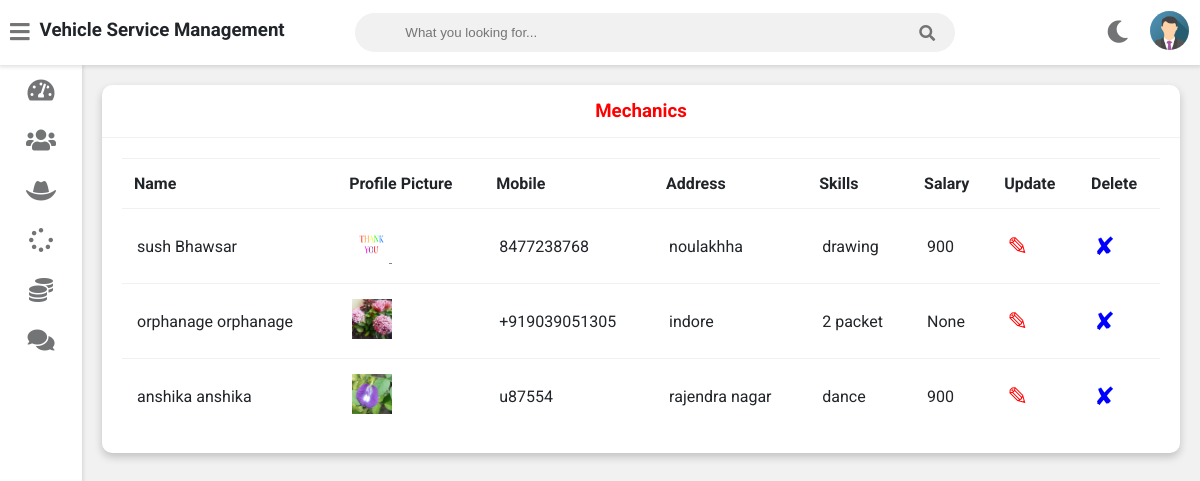
The page /admin-view-mechanic (signed in) on the database its author committed.
### foodapp/models.py (models this page shows, shortened)
class Mechanic(models.Model):
    user=models.OneToOneField(User,on_delete=models.CASCADE)
    profile_pic= models.ImageField(upload_to='profile_pic/MechanicProfilePic/',null=True,blank=True)
    address = models.CharField(max_length=40)
    mobile = models.CharField(max_length=20,null=False)
    skill = models.CharField(max_length=500,null=True)
    salary=models.PositiveIntegerField(null=True)
    status=models.BooleanField(default=False)
    @property
    def get_name(self):
        return self.user.first_name+" "+self.user.last_name

### foodapp/views.py (the view)
# urls.py: path('admin-view-mechanic',views.admin_view_mechanic_view,name='admin-view-mechanic'),
@login_required(login_url='adminlogin')
def admin_view_mechanic_view(request):
    mechanics=models.Mechanic.objects.all()
    return render(request,'vehicle/admin_view_mechanic.html',{'mechanics':mechanics})

### templates/vehicle/admin_view_mechanic.html
{% extends 'vehicle/adminbase.html' %}
{% block content %}
{% load static %}
	<div class="wrapper">
		<div class="row">
			<div class="col-12 col-m-12 col-sm-12">
				<div class="card">
					<div class="card-header">
						<h3 style="color:red; text-align:center" >Mechanics
						</h3>
					</div>
					<div class="card-content">
						<table>
							<thead>
                <tr>
                  <th>Name</th>
                  <th>Profile Picture</th>
                  <th>Mobile</th>
                  <th>Address</th>
                  <th>Skills</th>
                  <th>Salary</th>
                  <th>Update</th>
                  <th>Delete</th>
                </tr>
							</thead>
							<tbody>
              {% for m in mechanics %}
                <tr>
                  <td> {{m.get_name}}</td>
                  <td> <img src="{% static m.profile_pic.url %}" alt="Profile Pic" height="40px" width="40px" /></td>
                  <td>{{m.mobile}}</td>
                  <td>{{m.address}}</td>
                  <td>{{m.skill}}</td>
                  <td>{{m.salary}}</td>
                  <td><a  style="color:red; text-decoration:none;font-size:25px;" href="{% url 'update-mechanic' m.id  %}">&#9998;</a></td>
                  <td><a style="color:blue; text-decoration:none;font-size:25px;"href="{% url 'delete-mechanic' m.id  %}">&#10008;</a></td>
                </tr>
                {% endfor %}
							</tbody>
						</table>
					</div>
				</div>
			</div>
		</div>
<br><br><br><br><br><br><br><br><br><br><br><br><br><br><br><br>
	</div>
{% endblock content %}

### templates/vehicle/adminbase.html (shortened to what this page needs)
<!DOCTYPE html>
{% load static %}
<html>
<head>
	<link rel="stylesheet" type="text/css" href="https://cdnjs.cloudflare.com/ajax/libs/Chart.js/2.9.3/Chart.min.css">
	<link rel="stylesheet" type="text/css" href="{% static "fontawesome-free/css/all.min.css" %}">
	<link rel="stylesheet" type="text/css" href="{% static "style.css" %}">
</head>
<body class="overlay-scrollbar">
	<div class="navbar">
		<ul class="navbar-nav">
			<li class="nav-item">
				<a class="nav-link">
					<i class="fas fa-bars" onclick="collapseSidebar()"></i>
				</a>
			</li>
			<li class="nav-item">
				<h3>Vehicle Service Management</h3>
			</li>
		</ul>
		<form class="navbar-search">
			<input type="text" name="Search" class="navbar-search-input" placeholder="What you looking for...">
			<i class="fas fa-search"></i>
		</form>
		<ul class="navbar-nav nav-right">
			<li class="nav-item mode">
				<a class="nav-link" href="#" onclick="switchTheme()">
					<i class="fas fa-moon dark-icon"></i>
				</a>
			</li>
			<li class="nav-item avt-wrapper">
				<div class="avt dropdown">
					<img src="{% static "images/admin.png" %} " alt="User image" class="dropdown-toggle" data-toggle="user-menu">
				</div>
			</li>
		</ul>
	</div>
	<div class="sidebar">
		<ul class="sidebar-nav">
			<li class="sidebar-nav-item">
				<a href="/admin-dashboard" class="sidebar-nav-link">
					<div>
						<i class="fas fa-tachometer-alt"></i>
					</div>
				</a>
			</li>
			<li class="sidebar-nav-item">
				<a href="/admin-customer" class="sidebar-nav-link">
					<div>
						<i class="fas fa-users"></i>
					</div>
				</a>
			</li>
			<li  class="sidebar-nav-item">
				<a href="/admin-mechanic" class="sidebar-nav-link">
					<div>
					<i class="fas fa-hat-cowboy"></i>
					</div>
				</a>
			</li>
			<li  class="sidebar-nav-item">
				<a href="/admin-request" class="sidebar-nav-link">
					<div>
						<i class="fas fa-spinner"></i>
					</div>
				</a>
			</li>
			<li  class="sidebar-nav-item">
				<a href="/admin-report" class="sidebar-nav-link">
					<div>
						<i class="fas fa-coins"></i>
					</div>
				</a>
			</li>
			<li  class="sidebar-nav-item">
				<a href="/admin-feedback" class="sidebar-nav-link">
					<div>
					<i class="fas fa-comments"></i>
					</div>
				</a>
			</li>
		</ul>
	</div>
<div>
	<div class="content">
		{% block content %}
		{% endblock content %}
	</div>
</div>
</body>
</html>

### static/style.css (style rules this page uses)
:root { --primary-color: #4834d4; --success-color: #6ab04c; --warning-color: #f0932b; --danger-color: #eb4d4b; --light-color: #212529; --light-second-color: #727475; --light-background: #ffffff; --light-second-background: #f1f1f1; --dark-color: #909090; --dark-second-color: #f5f6fa; --dark-background: #23242D; --dark-second-background: #181818; }
.light { --main-bg-color: var(--light-background); --second-bg-color: var(--light-second-background); --main-color: var(--light-color); --second-color: var(--light-second-color); }
* { box-sizing: border-box; }
body { font-family: 'Roboto', sans-serif; background: var(--main-bg-color); color: var(--main-color); margin: 0; }
.navbar { display: flex; flex-direction: row; background: var(--main-bg-color); color: var(--main-color); position: fixed; top: 0; right: 0; left: 0; z-index: 101; box-shadow: rgba(0,0,0,0.12) 0px 1px 4px 1px; }
.navbar-nav { list-style: none; display: flex; flex-direction: row; padding-left: 0; margin-bottom: 0; margin-top: 0; }
.nav-link { float: left; text-align: center; padding: 21px 10px; text-decoration: none; font-size: 17px; color: var(--second-color); position: relative; }
.navbar-nav i { font-size: 1.4rem; }
.nav-right { margin-left: auto; }
.navbar-search { position: relative; margin: auto; width: 50%; }
.navbar-search input { background: var(--second-bg-color); border: none; padding: 12px 50px 12px 50px; width: 100%; outline: none; color: var(--main-color); border-radius: 20px; }
.navbar-search i { position: absolute; top: 50%; right: 20px; transform: translateY(-50%); color: var(--second-color); cursor: pointer; }
.avt img { width: 39px; height: 39px; border-radius: 50%; }
.avt { padding: 11px }
.dropdown { position: relative; }
.wrapper { padding: 10px; margin-left: 82px; padding-top: 75px; background: var(--second-bg-color); transition: margin-left .5s; }
.sidebar { width: 82px; height: 100vh; position: fixed; margin-top: 65px; background: var(--main-bg-color); box-shadow: rgba(0,0,0,0.12) 0px 1px 4px 1px; overflow: hidden; z-index: 100; transition: width .5s; }
.sidebar-nav { list-style: none; padding: 0; margin: 0; display: flex; flex-direction: column; align-items: center; height: 100vh; }
.sidebar-nav-item { width: 100%; }
.sidebar-nav-link { display: flex; align-items: center; color: var(--main-color); text-decoration: none; }
.sidebar-nav-link i { font-size: 1.5rem; color: var(--second-color); position: absolute; left: 50%; top: 50%; transform: translate(-50%, -50%); }
.sidebar-nav-link div { min-width: 82px; height: 50px; position: relative; }
.row { display: flex; flex-wrap: wrap; flex-direction: row; }
.row:after, .row:before { box-sizing: border-box; }
[class*="col-"] { padding: 10px; }
@media only screen and (min-width: 600px) { .col-sm-12 { width: 100%; } }
@media only screen and (min-width: 768px) { .col-m-12 { width: 100%; } }
@media only screen and (min-width: 992px) { .col-12 { width: 100%; } }
.card { background: var(--main-bg-color); color: var(--main-color); border-radius: 10px; margin-bottom: 10px; box-shadow: 0 4px 8px 0 rgba(0,0,0,0.2); }
.card-header { padding: 15px 30px; border-bottom: 1px solid var(--second-bg-color); position: relative; }
.card-header h3 { margin: 0; }
.card-content { padding: 20px; overflow-x: auto; }
table { border-collapse: collapse; width: 100%; }
table td { border-top: 1px solid var(--second-bg-color); padding: 15px; }
table th { border-top: 1px solid var(--second-bg-color); border-bottom: 1px solid var(--second-bg-color); padding: 15px 12px; text-align: left; }

### rows shown on the page
Mechanic: get_name "sush Bhawsar", profile_pic (picture), mobile "8477238768", address "noulakhha", skill "drawing", salary "900"
Mechanic: get_name "orphanage orphanage", profile_pic (picture), mobile "+919039051305", address "indore", skill "2 packet", salary "None"
Mechanic: get_name "anshika anshika", profile_pic (picture), mobile "u87554", address "rajendra nagar", skill "dance", salary "900"
